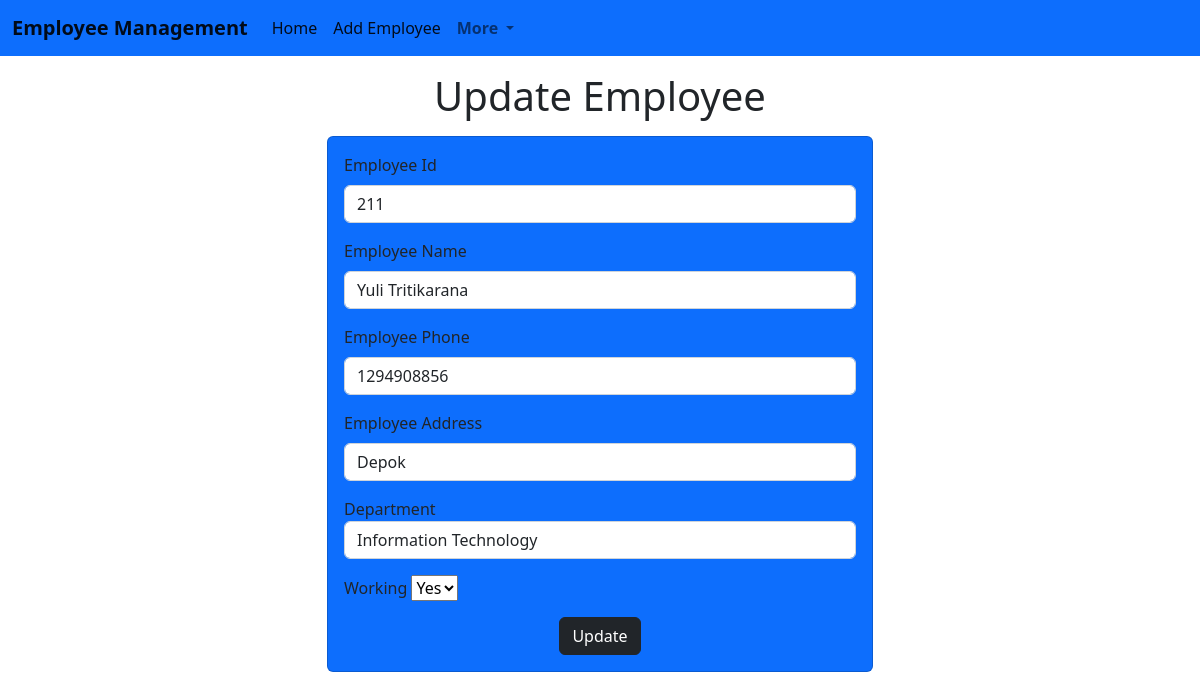
The app's page /Emp/update_emp/211 with its own data.
### Employee/models.py (models this page shows)
class Employee(models.Model):
    name = models.CharField(max_length=200)
    emp_id = models.AutoField(primary_key=True)
    phone= models.BigIntegerField(max_length=12)
    address = models.CharField(max_length=200)
    working = models.CharField(max_length=12)
    department = models.CharField(max_length=150)

### Employee/views.py (the view)
# urls.py: path('update_emp/<int:emp_id>',Update_emp),
def Update_emp(request, emp_id):
    emp = Employee.objects.get(emp_id = emp_id)  # Fetch using the correct field
    return render(request, 'Emp/Update_emp.html',{'emp':emp})

### templates/Emp/Update_emp.html (shortened to what this page needs)
<!doctype html>
<html lang="en">
  <head>
    <link href="https://cdn.jsdelivr.net/npm/bootstrap@5.2.3/dist/css/bootstrap.min.css" rel="stylesheet">
  </head>
  <body>
    {% include "Emp/navbar.html" %}
    <h1 class="text-center my-3">Update Employee</h1>
    <div class="container">
        <div class="row">
            <div class="col-md-6 offset-md-3">
                <div class="card bg-primary">
                    <div class="card-body">
                        <form action="/Emp/do_update_emp/{{emp.emp_id}}" method='POST'>
                            <div class="mb-3">
                                <label for="Id" class="form-label">Employee Id</label>
                                <input type="text"
                                class="form-control" id="Id"
                                placeholder="Employee id"
                                name="emp_id"
                                value="{{emp.emp_id}}"
                                >
                            </div>
                            <div class="mb-3">
                                <label for="name" class="form-label">Employee Name</label>
                                <input type="text" class="form-control"
                                id="name" placeholder="Employee Full name"
                                name = "emp_name"
                                value="{{emp.name}}"
                                >
                            </div>
                            <div class="mb-3">
                                <label for="phone" class="form-label">Employee Phone</label>
                                <input type="text" class="form-control"
                                id="phone"
                                placeholder="Employee Phone number"
                                name = "emp_phone"
                                value="{{emp.phone}}"
                                >
                            </div>
                            <div class="mb-3">
                                <label for="address" class="form-label">Employee Address</label>
                                <input type="text"
                                class="form-control" id="address"
                                placeholder="Employee Address"
                                name = "emp_address"
                                value="{{emp.address}}"
                                >
                            </div>
                            <div class="mb-3">
                                <label for="department">Department</label>
                                <select name="emp_department" id="department" class="form-control" value="{{emp.emp_department}}" >
                                    <option value="IT" {% if emp.department == "IT" %}selected{% endif %}>Information Technology</option>
                                </select>
                            </div>
                            <div class="mb-3">
                                <label for="working">Working</label>
                                <select name="emp_working" id="working"  value="{{emp.working}}">
                                    <option value="Yes" {% if emp.working == "Yes" %}selected{% endif %}>Yes</option>
                                </select>
                            </div>
                            <div class="container text-center">
                                <button type="submit" class="btn btn-dark">Update </button>
                            </div>
                        </form>
                    </div>
                </div>
            </div>
        </div>
    </div>
  </body>
</html>

### records on screen
Employee: emp_id "211", emp_name "Yuli Tritikarana", emp_phone "1294908856", emp_address "Depok", emp_department "Information Technology", emp_working "Yes"
